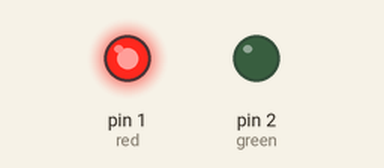
The sketch below on a simulated Arduino Uno, built with avr-gcc and run on an emulated ATmega328P. Parts: output pins drawn as LEDs (lit = HIGH).

Above: at 0.5 s.
At 2.5 s:
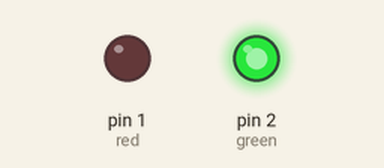
At 3.5 s:
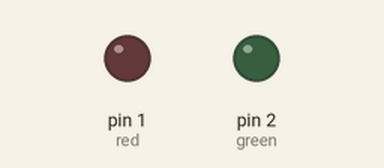
Timing chart, 0 to 5.2 s (numbered marks = the images above):
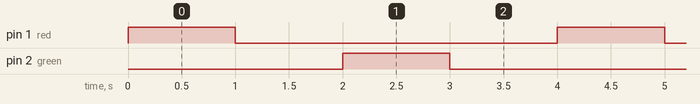

The sketch:

smooth_inari1.ino
```cpp
// C++ code
int red = 1;
int green = 2;
//
void setup()
{
  pinMode(red, OUTPUT);
  pinMode(green, OUTPUT);
}

void loop()
{
  digitalWrite(red, HIGH);
  delay(1000); // Wait for 1000 millisecond(s)
  digitalWrite(red, LOW);
  delay(1000); // Wait for 1000 millisecond(s)
  digitalWrite(green, HIGH);
  delay(1000); // Wait for 1000 millisecond(s)
  digitalWrite(green, LOW);
  delay(1000); // Wait for 1000 millisecond(s)

}
```

Measured:
- by itself, pin 1 (red), pin 2 (green): alternates HIGH for 1.0 s and LOW for 3.0 s
- by itself, everything shown: repeats every 4.0 s, in 4 steps
